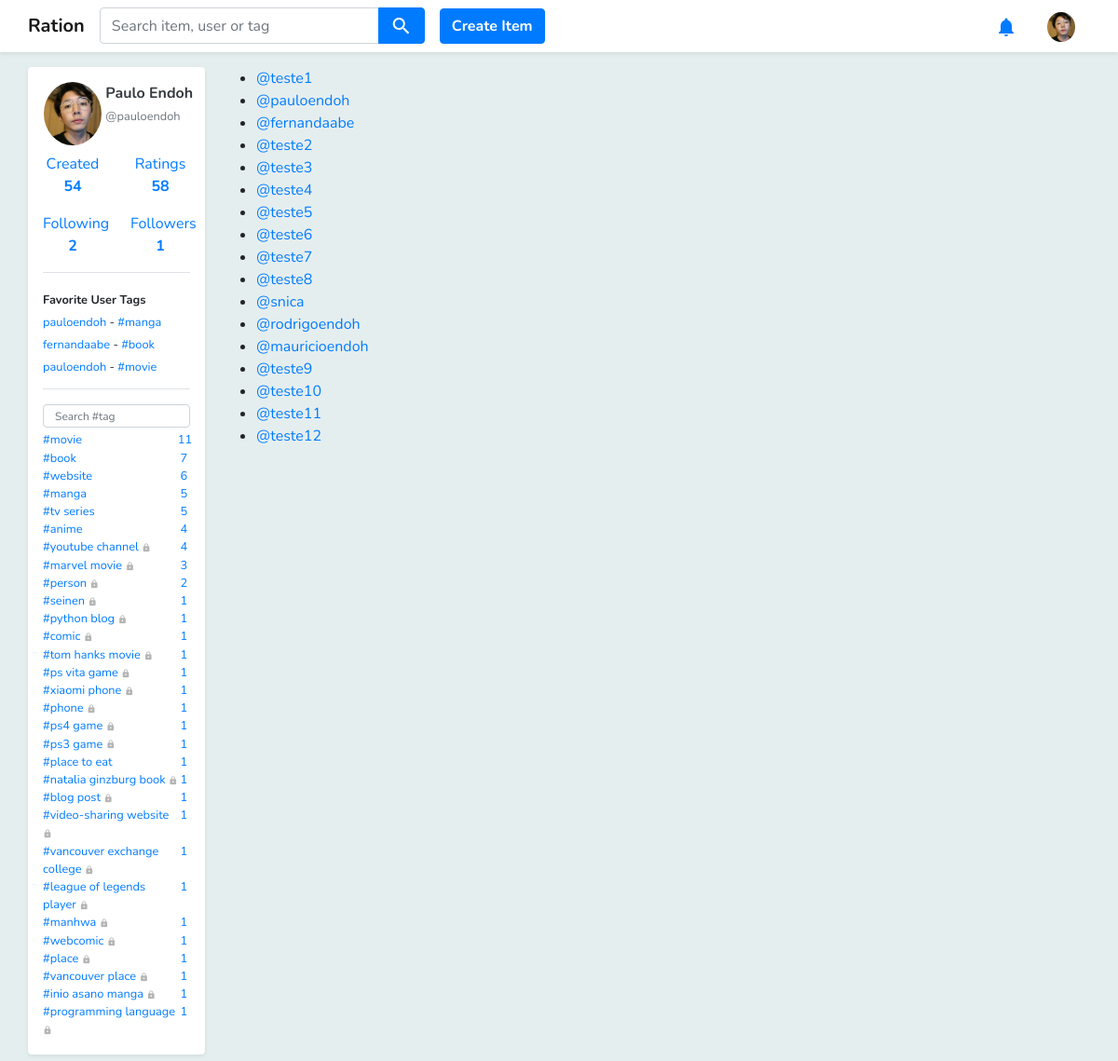
Page /users (signed in) on the committed database.
### core/models.py (models this page shows, shortened)
class Profile(models.Model):
    user = models.OneToOneField(
        User,
        related_name='profile',
        on_delete=models.CASCADE,
        primary_key=True
    )
    fullname = models.CharField(max_length=100)
    picture = models.ImageField(upload_to='profile_pics', blank=True, default="profile_pics/default.png")
    bio = models.TextField(null=True, blank=True)
    location = models.TextField(null=True, blank=True)
    website = models.TextField(null=True, blank=True)

class User_Item(models.Model):
    user = models.ForeignKey(User, related_name='user_items', on_delete=models.CASCADE)
    item = models.ForeignKey(Item, related_name='user_items', on_delete=models.CASCADE)
    rating = models.FloatField(validators=[MinValueValidator(1), MaxValueValidator(5)], null=True, blank=True)
    interest = models.FloatField(validators=[MinValueValidator(1), MaxValueValidator(3)], null=True, blank=True)

class Following(models.Model):
    follower = models.ForeignKey(User, on_delete=models.CASCADE)
    user_tag = models.ForeignKey(User_Tag, on_delete=models.CASCADE)

class User_Tag(models.Model):
    user = models.ForeignKey(User, on_delete=models.CASCADE)
    tag = models.ForeignKey(Tag, on_delete=models.CASCADE)
    item_count = models.IntegerField()
    is_private = models.NullBooleanField()

class Favorite_User_Tag(models.Model):
    user = models.ForeignKey(User, related_name='favorite_user_tags', on_delete=models.CASCADE)
    user_tag = models.ForeignKey(User_Tag, on_delete=models.CASCADE)

class Tag(models.Model):
    name = models.TextField()
    is_official = models.BooleanField(default=0)

### core/views.py (the view)
# urls.py: path('users', views.users, name='users'),
def users(request):
    user = request.user
    users = User.objects.all()
    return render(request, 'user_list.html', {'users': users,
                                              'user': user})

### core/models.py (called while the page is built)
def get_user_tag_list(self):
    user_tag_list = User_Tag.objects.filter(user=self).order_by('-item_count')
    return user_tag_list

def get_followers(self):
    followers = []
    user_tags = User_Tag.objects.filter(user=self)
    for user_tag in user_tags:
        followings = Following.objects.filter(user_tag=user_tag)
        for following in followings:
            in_list = False
            for follower in followers:
                if follower.id == following.follower.id:
                    in_list = True
            if not in_list:
                followers.append(following.follower)
    return followers

def new_notifications_count(self):
    count = 0
    notifications = Notification.objects.filter(user=self)
    for notification in notifications:
        if notification.is_new:
            count += 1
    return count

### core/templatetags/utils.py (called while the page is built)
@register.simple_tag
def get_follower_count_by_user(user):
    followers = user.get_followers()
    return len(followers)

@register.simple_tag
def get_following_count_by_user(user):
    followings = Following.objects.filter(follower=user)
    user_followings = []
    for following in followings:
        inside_list = False
        for user_following in user_followings:
            if following.user_tag.user.id == user_following.id:
                inside_list= True
        if not inside_list:
            user_followings.append(following.user_tag.user)
    return len(user_followings)

@register.simple_tag
def get_created_item_count_by_user(user):
    count = Item.objects.filter(creator=user).count()
    return count

### templates/user_list.html
{% extends "base.html" %}
{% block content %}
<div class="pb-2 container">
    <div class="row">
        {% include 'includes/left_container.html' %}
        <div class="col-10">
            <ul>
                {% for user in users %}
                <li>
                    <a href="{% url 'user' user.username %}">@{{ user.username }}</a>
                </li>
                {% endfor %}
            </ul>
        </div>
    </div>
</div>
{% endblock %}

### templates/base.html (shortened to what this page needs)
{% load staticfiles %}
<!DOCTYPE html>
<html lang="en">
<head>
    <link rel="stylesheet" href="{% static 'styles/bootstrap.css' %}">
    <link rel="stylesheet" href="https://use.fontawesome.com/releases/v5.0.13/css/all.css"
>
    <link rel="stylesheet" href="{% static 'styles/jquery-ui.css' %}" type="text/css" media="all"/>
    <link href="{% static 'styles/main.css' %}" rel="stylesheet">
</head>
<body class="body">
<div class="pt-5"></div>
<nav class="navbar fixed-top navbar-expand-sm bg-white navbar-light shadow-sm ">
    <div class="container pl-0 pr-0 ">
        <ul class="navbar-nav mr-auto">
            <li class="nav-item ">
                <a class="navbar-brand font-weight-bold" href="{% url 'home' %}">Ration</a>
            </li>
            <li class="nav-item">
                <form method="get" action="{% url 'search' %}">
                    <div class="input-group ui-widget">
                        <input id='search-box' type="text" class="form-control text-italic" name="q"
                               placeholder="Search item, user or tag" required
                               />
                        <div class="input-group-append">
                            <button class="btn btn-primary"><i class="material-icons align-middle">search</i></button>
                        </div>
                    </div>
                </form>
            </li>
            {% if request.user.is_authenticated %}
            <div class="pl-3 align-self-center">
                <a href="{% url 'create_item' %}">
                    <button type="button" class="btn btn-primary rounded font-weight-bold">Create Item</button>
                </a>
            </div>
            {% endif %}
        </ul>
        <ul class="navbar-nav">
            {% if request.user.is_authenticated %}
            <li class="nav-item pr-3">
                <a class="nav-link p-0" href="{% url 'notifications' %}">
                    <i class="material-icons pt-2 text-primary">
                    </i>
                </a>
            </li>
            <li class="nav-item dropdown">
                <a class="nav-link text-primary p-0" href="#" id="navbardrop"
                   data-toggle="dropdown">
                    <img class="rounded-circle mt-1 ml-3 mr-3" src="/media/{{ request.user.profile.picture }}"  width="30px"/>
                </a>
            </li>
            {% endif %}
        </ul>
    </div>
</nav>
{% block content %}{% endblock %}
</body>
</html>

### templates/includes/left_container.html (shortened to what this page needs)
{% load utils %}
<div class="col-2 pl-0 pr-0">
    {% if request.user.is_authenticated %}
    <div class="bg-white pl-3 pr-3 shadow-sm rounded">
        <div class="pt-3">
            {% if user.is_authenticated %}
            <div class="row">
                <div class="col-5 pl-3 pr-0">
                    <a href="{% url 'user' user.username %}">
                        <img class="rounded-circle w-100" src="/media/{{ user.profile.picture }}"/>
                    </a>
                </div>
                <div class="col-7 pl-1 pr-2">
                    <p>
                        <a href="{% url 'user' user.username %}" class="text-dark no-underline">
                            <b>{{ user.profile.fullname }}</b>
                            <br>
                            <small class="text-muted d-inline">@{{ user.username }}</small>
                        </a>
                    </p>
                </div>
            </div>
            <div class="row">
                <div class="col-6">
                    <div class="align-self-center">
                        <a class="nav-link text-center pl-0 pr-0 {% if '/created' in request.path %}font-weight-bold{% endif %}"
                           href="{% url 'user_created_item_list' user.username %}">Created
                            <br>
                            <b>
                                {%get_created_item_count_by_user user%}
                            </b>
                        </a>
                    </div>
                </div>
                <div class="col-6">
                    <div class="align-self-center">
                        <a class="nav-link text-center pl-0 pr-0  {% if '/ratings' in request.path %}font-weight-bold{% endif %}"
                           href="{% url 'rating_list' user.username %}">Ratings<br><b>{{user.user_items.all|length}}</b>
                        </a>
                    </div>
                </div>
            </div>
            <div class="row">
                <div class="col-6">
                    <div class="align-self-center">
                        <a class="nav-link text-center pl-0 pr-0  {% if '/following' in request.path %}font-weight-bold{% endif %}"
                           href="{% url 'following_list' user.username %}">Following
                            <br>
                            <b> {% get_following_count_by_user user %}</b>
                        </a>
                    </div>
                </div>
                <div class="col-6">
                    <div class="align-self-center">
                        <a class="nav-link text-center pl-0 pr-0  {% if '/followers' in request.path %}font-weight-bold{% endif %}"
                           href="{% url 'follower_list' user.username %}">Followers<br>
                            <b>{% get_follower_count_by_user user %}</b>
                        </a>
                    </div>
                </div>
            </div>
            {% if user == request.user and user.favorite_user_tags.count > 0 %}
            <div class="mt-2 mb-3 container border-top"></div>
                <small class="font-weight-bold">
                                                Favorite User Tag{{ user.favorite_user_tags.count|pluralize }}
                </small>
            <ul class="no-bullets pl-0 pb-1 mb-0">
                {% for favorite_user_tag in user.favorite_user_tags.all %}
                <li>
                    <small>
                        <a href="{% url 'user' favorite_user_tag.user_tag.user.username %}">
                            {{ favorite_user_tag.user_tag.user.username }}
                        </a>
                        -
                        <a href="{% url 'rating_list' favorite_user_tag.user_tag.user.username  %}?tag={{ favorite_user_tag.user_tag.tag.name }}">
                            #{{ favorite_user_tag.user_tag.tag.name }}
                        </a>
                    </small>
                </li>
                {% endfor %}
            </ul>
            {% endif %}
            <div class="mt-2 mb-3 container border-top"></div>
            <ul class="no-bullets pl-0 pb-3">
                <div class="form-group mb-1">
                    <input class="form-control user-tag-filter" type="text" placeholder="Search #tag"/>
                </div>
                {% for user_tag in user.get_user_tag_list %}
                {% if user_tag.user == request.user %}
                <li>
                    <small>
                        <a href="{% url 'rating_list' user.username %}?tag={{ user_tag.tag.name }}">
                            <div class="row no-gutters">
                                <div class="col-11">
                                    #{{ user_tag.tag.name }}
                                    {% if user_tag.is_private %}
                                    <i class="material-icons align-middle" style="font-size: 10px; color: #b5b5b5; ">
                                    </i>
                                    {% endif %}
                                </div>
                                <div class="col-1 text-center">
                                    {{ user_tag.item_count }}
                                </div>
                            </div>
                        </a>
                    </small>
                </li>
                {% endif %}
                {% endfor %}
            </ul>
            {% endif %}
        </div>
    </div>
    {% endif %}
</div>

### static/styles/main.css (style rules this page uses)
.no-underline:link { text-decoration:none; }
#search-box { width:300px; }
.no-bullets { list-style-type: none; }
.body { background-color: #e5eeef; }
.user-tag-filter { height: 25px; font-size: 12px; }

### rows in the picture
Favorite_User_Tag: user_tag.user.username "pauloendoh", user_tag.tag.name "manga"
Favorite_User_Tag: user_tag.user.username "fernandaabe", user_tag.tag.name "book"
Favorite_User_Tag: user_tag.user.username "pauloendoh", user_tag.tag.name "movie"
User_Tag: tag.name "movie", item_count "11"
User_Tag: tag.name "book", item_count "7"
User_Tag: tag.name "website", item_count "6"
User_Tag: tag.name "manga", item_count "5"
User_Tag: tag.name "tv series", item_count "5"
User_Tag: tag.name "anime", item_count "4"
User_Tag: tag.name "youtube channel", is_private True (drawn), item_count "4"
User_Tag: tag.name "marvel movie", is_private True (drawn), item_count "3"
User_Tag: tag.name "person", is_private True (drawn), item_count "2"
User_Tag: tag.name "seinen", is_private True (drawn), item_count "1"
User_Tag: tag.name "python blog", is_private True (drawn), item_count "1"
User_Tag: tag.name "comic", is_private True (drawn), item_count "1"
User_Tag: tag.name "tom hanks movie", is_private True (drawn), item_count "1"
User_Tag: tag.name "ps vita game", is_private True (drawn), item_count "1"
User_Tag: tag.name "xiaomi phone", is_private True (drawn), item_count "1"
User_Tag: tag.name "phone", is_private True (drawn), item_count "1"
User_Tag: tag.name "ps4 game", is_private True (drawn), item_count "1"
User_Tag: tag.name "ps3 game", is_private True (drawn), item_count "1"
User_Tag: tag.name "place to eat", item_count "1"
User_Tag: tag.name "natalia ginzburg book", is_private True (drawn), item_count "1"
User_Tag: tag.name "blog post", is_private True (drawn), item_count "1"
User_Tag: tag.name "video-sharing website", is_private True (drawn), item_count "1"
User_Tag: tag.name "vancouver exchange college", is_private True (drawn), item_count "1"
User_Tag: tag.name "league of legends player", is_private True (drawn), item_count "1"
User_Tag: tag.name "manhwa", is_private True (drawn), item_count "1"
User_Tag: tag.name "webcomic", is_private True (drawn), item_count "1"
User_Tag: tag.name "place", is_private True (drawn), item_count "1"
User_Tag: tag.name "vancouver place", is_private True (drawn), item_count "1"
User_Tag: tag.name "inio asano manga", is_private True (drawn), item_count "1"
User_Tag: tag.name "programming language", is_private True (drawn), item_count "1"

### other values in the picture
{{ user.profile.fullname }} "Paulo Endoh"
{{ user.username }} "pauloendoh"
{{ user.user_items.all|length }} "58"
{{ user.username }} "teste1"
{{ user.username }} "fernandaabe"
{{ user.username }} "teste2"
{{ user.username }} "teste3"
{{ user.username }} "teste4"
{{ user.username }} "teste5"
{{ user.username }} "teste6"
{{ user.username }} "teste7"
{{ user.username }} "teste8"
{{ user.username }} "snica"
{{ user.username }} "rodrigoendoh"
{{ user.username }} "mauricioendoh"
